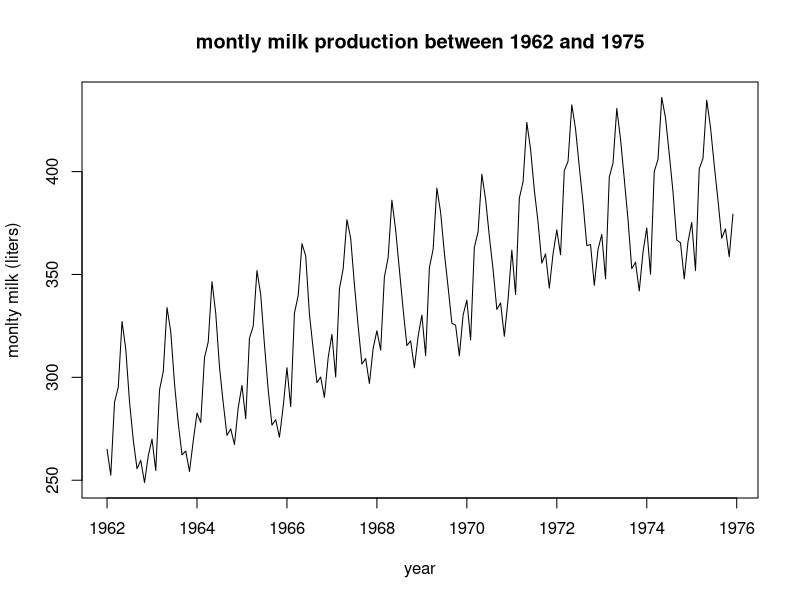
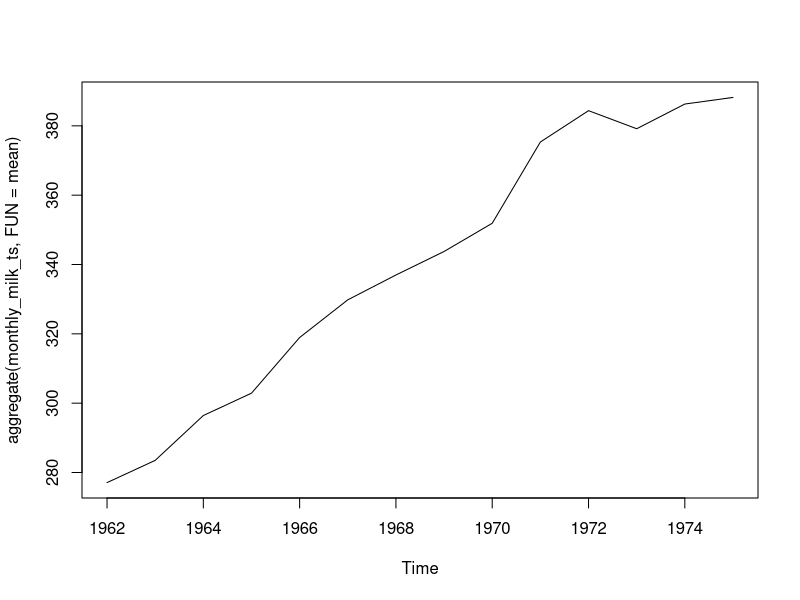

The R script that drew these images, in order:
monthly_milk <- read.csv("monthly_milk.csv")
daily_milk <- read.csv("daily_milk.csv")

#Need to convert the montly milk to have mnth column to be date 
str(monthly_milk)
monthly_milk$month_date <- as.Date(monthly_milk$month, format = "%Y-%m-%d")
class(monthly_milk$month_date)

#Creating time series object
library(tseries)
monthly_milk_ts <- ts(monthly_milk$milk_prod_per_cow_kg, start = c(1962, 1) , end = c(1975,12),  frequency = 12)
#Show the cycle of ts object
cycle(monthly_milk_ts)


#Plot the ts using the plot()
plot(monthly_milk_ts, xlab = "year", ylab = "monlty milk (liters)", main = "montly milk production between 1962 and 1975")


#Check for seasonality with trend
plot(aggregate(monthly_milk_ts, FUN = mean))
#Check for seasonality with boxplot() function
